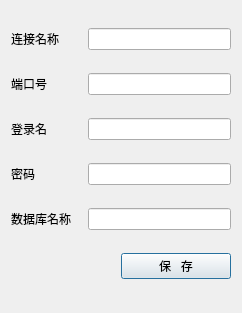
<?xml version="1.0" encoding="UTF-8"?>
<ui version="4.0">
 <class>SqlDialog</class>
 <widget class="QDialog" name="SqlDialog">
  <property name="geometry">
   <rect>
    <x>0</x>
    <y>0</y>
    <width>242</width>
    <height>313</height>
   </rect>
  </property>
  <property name="windowTitle">
   <string>Dialog</string>
  </property>
  <layout class="QVBoxLayout" name="verticalLayout">
   <item>
    <layout class="QHBoxLayout" name="horizontalLayout" stretch="1,2">
     <item>
      <widget class="QLabel" name="hostLabel">
       <property name="text">
        <string>连接名称</string>
       </property>
      </widget>
     </item>
     <item>
      <widget class="QLineEdit" name="hostEdit"/>
     </item>
    </layout>
   </item>
   <item>
    <layout class="QHBoxLayout" name="horizontalLayout_2" stretch="1,2">
     <item>
      <widget class="QLabel" name="portLabel">
       <property name="text">
        <string>端口号</string>
       </property>
      </widget>
     </item>
     <item>
      <widget class="QLineEdit" name="portEdit"/>
     </item>
    </layout>
   </item>
   <item>
    <layout class="QHBoxLayout" name="horizontalLayout_3" stretch="1,2">
     <item>
      <widget class="QLabel" name="nameLabel">
       <property name="text">
        <string>登录名</string>
       </property>
      </widget>
     </item>
     <item>
      <widget class="QLineEdit" name="nameEdit"/>
     </item>
    </layout>
   </item>
   <item>
    <layout class="QHBoxLayout" name="horizontalLayout_4" stretch="1,2">
     <item>
      <widget class="QLabel" name="pwdlabel">
       <property name="text">
        <string>密码</string>
       </property>
      </widget>
     </item>
     <item>
      <widget class="QLineEdit" name="pwdEdit"/>
     </item>
    </layout>
   </item>
   <item>
    <layout class="QHBoxLayout" name="horizontalLayout_5" stretch="1,2">
     <item>
      <widget class="QLabel" name="databaseLabel">
       <property name="text">
        <string>数据库名称</string>
       </property>
      </widget>
     </item>
     <item>
      <widget class="QLineEdit" name="databaseEdit"/>
     </item>
    </layout>
   </item>
   <item>
    <layout class="QHBoxLayout" name="horizontalLayout_6" stretch="1,1">
     <item>
      <spacer name="horizontalSpacer">
       <property name="orientation">
        <enum>Qt::Horizontal</enum>
       </property>
       <property name="sizeHint" stdset="0">
        <size>
         <width>40</width>
         <height>20</height>
        </size>
       </property>
      </spacer>
     </item>
     <item>
      <widget class="QPushButton" name="connButton">
       <property name="text">
        <string>保   存</string>
       </property>
      </widget>
     </item>
    </layout>
   </item>
  </layout>
 </widget>
 <resources/>
 <connections/>
</ui>
